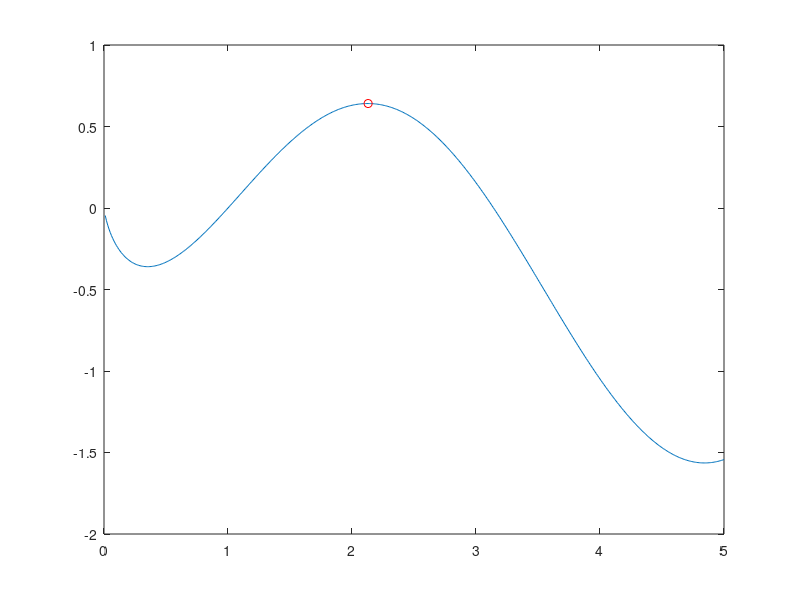

Write the MATLAB code that produced this figure.
function f()
x = 0:.01:5;
y = log(x).*sin(x);
plot(x,y)

hold on
[i,id] = max(y);
sprintf('maximum point is: %f',i)
plot(x(id),y(id),'ro')
